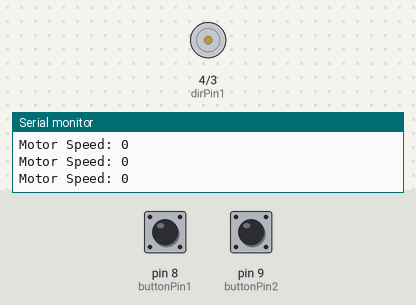
The sketch below on a simulated Arduino Uno, built with avr-gcc and run on an emulated ATmega328P. On the bench: motor-driver pin pairs drawn as motors (green arrow = first pin HIGH = forward, orange = second pin HIGH = backward, longer = more drive, scaled by the enable pin), the last lines printed to the serial monitor. The test bench sets the inputs (shaded band); at power-on: pin 8 (buttonPin1) HIGH, pin 9 (buttonPin2) HIGH.

Above: at 1.2 s.
1.3 s: pin 8 (buttonPin1) pulled LOW for 3.2 s
At 5.7 s:
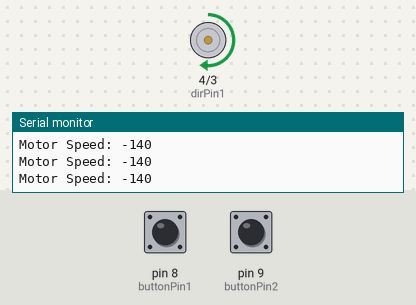
6.0 s: pin 9 (buttonPin2) pulled LOW for 3.2 s
At 8.3 s:
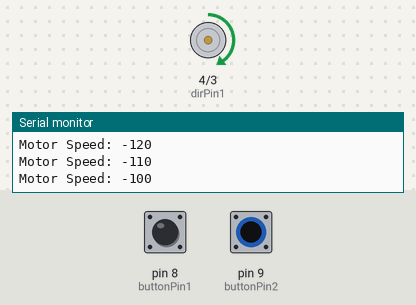
11.0 s: pin 9 (buttonPin2) pulled LOW for 1 s
At 12.5 s:
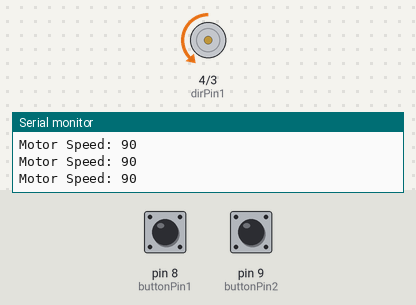
13.5 s: pin 8 (buttonPin1) pulled LOW for 1 s
At 15.7 s:
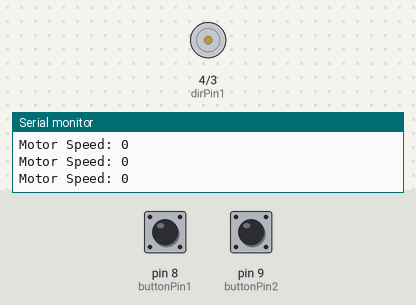
16.0 s: pin 9 (buttonPin2) pulled LOW for 3.2 s
At 20.7 s:
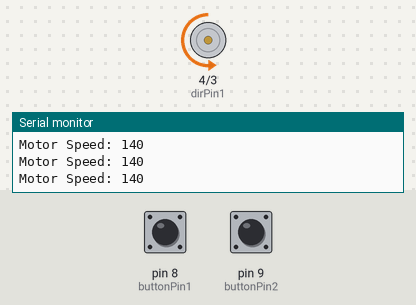
21.0 s: pin 9 (buttonPin2) pulled LOW for 3.2 s
At 25.3 s:
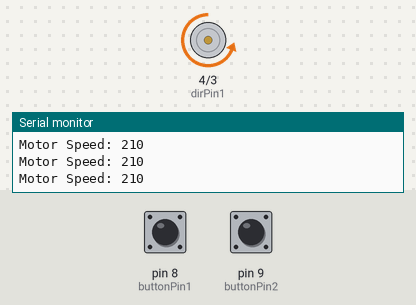
Timing chart, 0 to 26.8 s (numbered marks = the images above; inputs shaded):
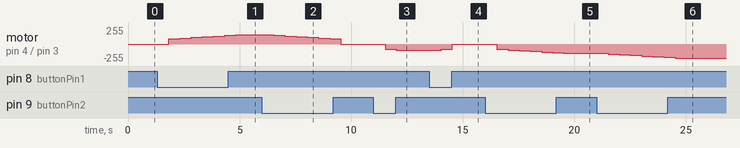

Measured:
- after the input at 1.3 s, motor on pin 4 (dirPin1) / pin 3 (dirPin2): moves from stopped to forward 140/255 over 3.0 s, starting after 0.53 s
- after the input at 6.0 s, motor on pin 4 (dirPin1) / pin 3 (dirPin2): moves from forward 140/255 to stopped over 3.0 s, starting after 0.53 s
- after the input at 11.0 s, motor on pin 4 (dirPin1) / pin 3 (dirPin2): stopped → backward 80/255 after 0.53 s, → backward 90/255 0.50 s later
- after the input at 13.5 s, motor on pin 4 (dirPin1) / pin 3 (dirPin2): backward 90/255 → backward 80/255 after 0.53 s, → stopped 0.50 s later
- after the input at 16.0 s, motor on pin 4 (dirPin1) / pin 3 (dirPin2): moves from stopped to backward 140/255 over 3.0 s, starting after 0.53 s
- after the input at 21.0 s, motor on pin 4 (dirPin1) / pin 3 (dirPin2): moves from backward 140/255 to backward 210/255 over 3.0 s, starting after 0.52 s

The sketch:

DCMotorSpeedDirection2Buttons.ino
```cpp
int speedPin=5; // Controls speed by giving an analogue write
int dirPin1=4; //Direction pin (one high, one low for direction)
int dirPin2=3; //Directon pin
int mSpeed=0; //Will be written to speed pin

int buttonPin1=8;
int buttonPin2=9;
int buttonVal1;
int buttonVal2;


void setup() {
  // put your setup code here, to run once:
  pinMode(speedPin,OUTPUT);
  pinMode(dirPin1,OUTPUT);
  pinMode(dirPin2,OUTPUT);

  pinMode(buttonPin1,INPUT);
  digitalWrite(buttonPin1,HIGH);

  pinMode(buttonPin2,INPUT);
  digitalWrite(buttonPin2,HIGH);

  Serial.begin(9600);

}

void loop() {
  // put your main code here, to run repeatedly:

  buttonVal1=digitalRead(buttonPin1);
  buttonVal2=digitalRead(buttonPin2);
  Serial.print("Motor Speed: ");
  Serial.println(mSpeed);

if (buttonVal1==0){
  mSpeed=mSpeed-10;
  delay(500);
}

if (buttonVal2==0){
  mSpeed=mSpeed+10;
  delay(500);
}

//Clips speed at max clockwise
if (mSpeed>255){
  mSpeed=255;
}

//Clips speed at max anticlockwise
if (mSpeed<-255){
  mSpeed=-255;
}

//Going up from 0 to increase clockwise speed
if (mSpeed==10){
  mSpeed=80;
}

//Going up from 0 to increase ant-clockwise speed
if (mSpeed==-10){
  mSpeed=-80;
}

//When coming down from 255 or 250
if (mSpeed==70 || mSpeed ==75){
  mSpeed=0;
}

//When coming up from -255 or 250
if (mSpeed==-70 || mSpeed==-75){
  mSpeed=0;
}

if (mSpeed==0){
  analogWrite(speedPin,0);
}

if (mSpeed>0){
  digitalWrite(dirPin1,LOW); //Direction
  digitalWrite(dirPin2,HIGH); //Direction
  analogWrite(speedPin,mSpeed);
}

if (mSpeed<0){
  digitalWrite(dirPin1,HIGH); //Direction
  digitalWrite(dirPin2,LOW); //Direction
  analogWrite(speedPin,abs(mSpeed));
}

}
```
